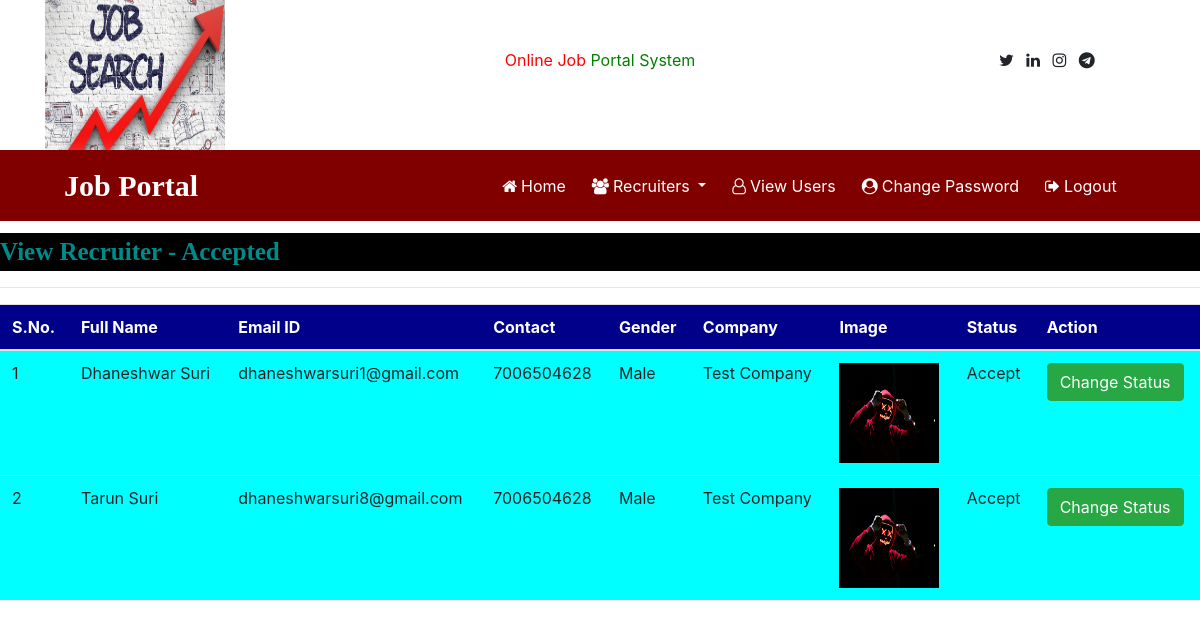
The page /recruiter_accepted (signed in) on the database its author committed.
### job/models.py (models this page shows, shortened)
class Recruiter(models.Model):
        user = models.ForeignKey(User, on_delete=models.CASCADE)
        mobile = models.CharField(max_length=15, null=True)
        image = models.FileField(upload_to="profile", null=True)
        type = models.CharField(max_length=20, null=True)
        gender = models.CharField(max_length=10, null=True)
        company = models.CharField(max_length=200, null=True)
        status = models.CharField(max_length=20, null=True)

### job/views.py (the view)
# urls.py: path('recruiter_accepted', recruiter_accepted, name='recruiter_accepted'),
def recruiter_accepted(request):
    if not request.user.is_authenticated:
        return redirect('admin_login')
    data = Recruiter.objects.filter(status="Accept")
    d = {'data': data}
    return render(request, 'recruiter_accepted.html',d)

### job/templates/recruiter_accepted.html
{%load static %}
{% block body %}
    {% include 'admin_navigation.html' %}
<marquee style="font-family: 'Monotype Corsiva',serif ; font-size: 25px ; color: darkcyan ; background-color: black ; font-weight: bold ; margin-top: 1% ">
    View Recruiter - Accepted
    </marquee>
    <hr>
<div >
 <table class="table table-hover " id="example">
<thead>
<tr style="background-color: darkblue; color: white">
    <th>S.No.</th>
    <th>Full Name</th>
    <th>Email ID</th>
    <th>Contact</th>
    <th>Gender</th>
    <th>Company</th>
    <th>Image</th>
    <th>Status</th>
    <th>Action</th>
</tr>
</thead>
<tbody>
{%  for i in data %}
<tr style="background-color: aqua">
    <td>{{ forloop.counter }}</td>
<td>{{ i.user.first_name }} {{ i.user.last_name }}</td>
<td>{{ i.user.username }}</td>
<td>{{ i.mobile }}</td>
<td>{{ i.gender }}</td>
    <td>{{ i.company }}</td>
<td><img src ="{{ i.image.url }}" style="width: 100px; height: 100px" alt=""></td>
    <td>{{ i.status }}</td>
<td>
    <a href="{% url 'change_status' i.id %}" class="btn btn-success">Change Status</a></td>
</tr>
{% endfor %}
</tbody>
</table>
</div>
{% endblock %}

### rows shown on the page
Recruiter: user.first_name "Dhaneshwar", user.last_name "Suri", user.username "dhaneshwarsuri1@gmail.com", mobile "7006504628", gender "Male", company "Test Company", image (picture), status "Accept"
Recruiter: user.first_name "Tarun", user.last_name "Suri", user.username "dhaneshwarsuri8@gmail.com", mobile "7006504628", gender "Male", company "Test Company", image (picture), status "Accept"
